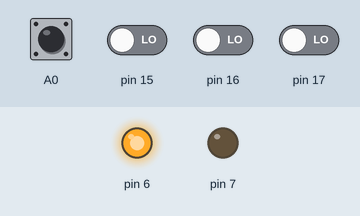
A sketch run on a simulated Arduino Uno, built with avr-gcc and run on an emulated ATmega328P. Shown: output pins drawn as LEDs (lit = HIGH). The inputs (shaded band) are chosen by the test bench; at power-on: A0 HIGH, pin 15–17 LOW. What the sketch prints to the serial monitor is not drawn.

Above: at 1.2 s.
1.3 s: A0 pulled LOW for 0.15 s
At 2.0 s:
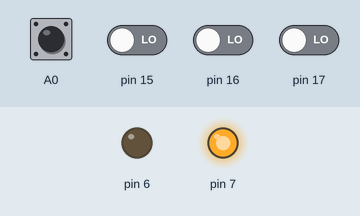
2.9 s: A0 pulled LOW for 1 s
At 3.4 s:
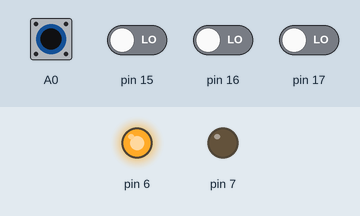
Timing chart, 0 to 5.9 s (numbered marks = the images above; inputs shaded):
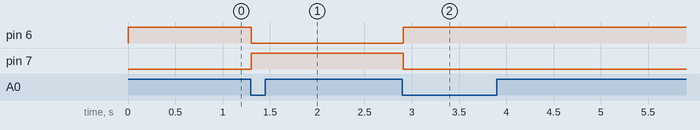

Measured:
- after the input at 1.3 s, pin 6: HIGH → LOW at once; pin 7: LOW → HIGH at once
- after the input at 2.9 s, pin 6: LOW → HIGH at once; pin 7: HIGH → LOW at once

The sketch:

schalter_test.ino
```cpp
// midi codes for message type
int NOTE_ON = 9;
int NOTE_OFF = 8;
int CC_VOLUME = 11;
int CC = 11;

void setup() {

  // LED pins
  pinMode (6, OUTPUT);
  pinMode (7, OUTPUT);
  pinMode (A0, INPUT_PULLUP);

  // init serial port with midi baud rate
  //Serial.begin(31250);
  Serial.begin(57600);
}

void sendMidi (int type, int ch, int v0, int v1) {
  // build midi header from type and channel
  Serial.write ((type<<4)+ch);
  // Pitch (NOTE_ON) oder controler channel (CC)
  Serial.write (v0);
  // Velocity (NOTE_ON) oder  Wert (CC)
  Serial.write (v1);
}

uint8_t cnt[4] = {0,0,0,0};
uint8_t max = 4;

void button(uint8_t id) {
  cnt[id] = (cnt[id]+1)%max;

  if (cnt[0]==0) {
    digitalWrite(6,1);
    digitalWrite(7,0);
    Serial.write("0");
  }

  else if (cnt[0]==1) {
    digitalWrite(6,0);
    digitalWrite(7,1);
    Serial.write("1");
  }

  else if (cnt[0]==2) {
    digitalWrite(6,1);
    digitalWrite(7,0);
    Serial.write("2");
  }

  else if (cnt[0]==3) {
    digitalWrite(6,0);
    digitalWrite(7,1);
    Serial.write("3");
  }

}

int last[4] = {1,1,1,1};

void loop() {

  for (int i=0; i<4; i++) {
    int current = digitalRead(A0+i);

    if (current==0 && last[i]==1)
      button(i);
    last[i] = current;
  }

  delay(10);
}
```
